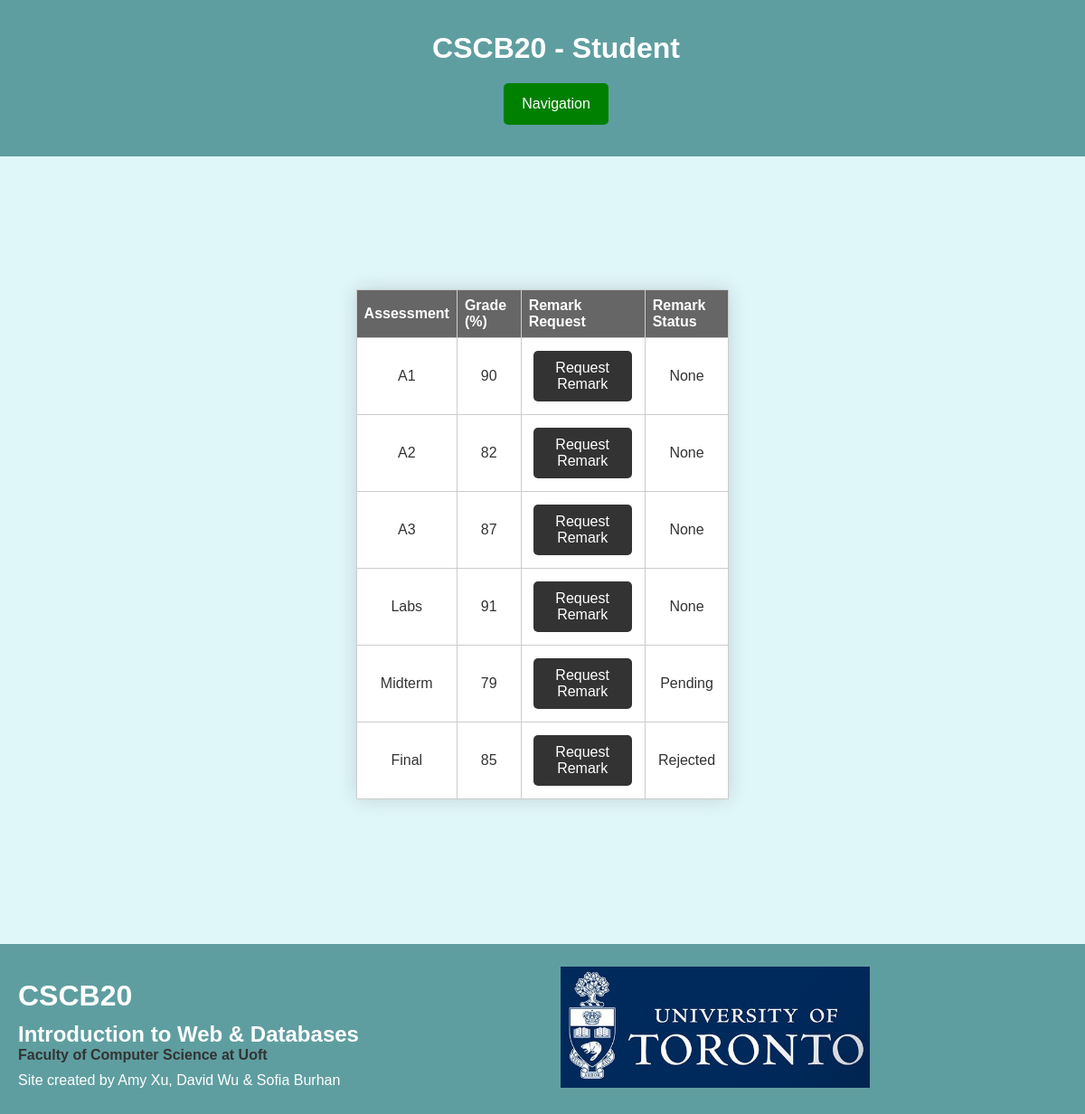
The app's page /student_grades (signed in) with its own data.
### app.py (models this page shows)
class Marks(db.Model):
    id = db.Column(db.Integer, primary_key=True)
    student_id = db.Column(db.Integer, db.ForeignKey('account.id'), nullable=False)
    assessment = db.Column(db.String(100), nullable=False)
    mark = db.Column(db.Integer)
    request_id = db.Column(db.Integer)
    request_status = db.Column(db.String(100))

### app.py (the view)
@app.route("/student_grades")
def student_grades():
    if 'user' not in session:
        flash("User not logged in", "danger")
        return redirect(url_for('login'))
    username = session.get('user')
    user = Account.query.filter_by(username=username['username']).first()
    if (user.accType != 'student'):
        flash("User is not an instructor", "danger")
        return redirect(url_for('homepage'))
    grades = Marks.query.filter_by(student_id=user.id).all()
    return render_template('student_grades.html', grades=grades, accType=user.accType)

### templates/student_grades.html (shortened to what this page needs)
<!DOCTYPE html>
<html lang="en">
<head>
    <link rel="stylesheet" href="../static/css/index.css">
</head>
  <body>
    {% extends "templatehome.html" %}
    {% block content %}
      <table class="grade-table" id="student-grades">
        <thead class ="row">
          <tr>
            <th>Assessment</th>
            <th>Grade (%)</th>
            <th>Remark Request</th>
            <th>Remark Status</th>
          </tr>
        </thead>
        <tbody>
          {% for grade in grades %}
            <tr>
              <td>{{ grade.assessment }}</td>
              <td>{{ grade.mark }}</td>
              <td><button class="button" onclick="toggleRequestForm(this, '{{ grade.id }}')">Request Remark</button></td>
              <td id="status-{{ grade.id }}">{{ grade.request_status }}</td>
            </tr>
          {% endfor %}
        </tbody>
      </table>
      {% endblock %}

### static/css/index.css (style rules this page uses)
body { display: flex; flex-direction: column; font-family: Arial, sans-serif; margin: 0; padding: 0; box-sizing: border-box; background-color: #E0F7FA; color: #333333; align-items: center; }
.button { background-color: #333; color: white; padding: 10px 20px; font-size: 16px; margin: 5%; border: none; border-radius: 5px; cursor: pointer; margin-left: 5px; text-decoration: none; }
.grade-table { border-collapse: collapse; margin: auto; font-size: 16px; max-width: 80%; box-shadow: 0 0 20px rgba(0, 0, 0, 0.15); }
.grade-table thead tr { background-color: gray; color: #ffffff; text-align: left; }
.grade-table th, .grade-table td { padding: 8px; }
.grade-table tbody tr { border-bottom: 1px solid #dddddd; background-color: white; }
table { width: 90%; margin: 20px auto; border-collapse: collapse; text-align: center; box-shadow: 0px 0px 10px rgba(0,0,0,0.1); background-color: white; }
th, td { padding: 12px; border: 1px solid #ccc; }
th { background-color: #666; color: white; }

### static/css/template.css (style rules this page uses)
* { margin: 0; }
body { display: flex; flex-direction: column; font-family: Arial, sans-serif; margin: 0; padding: 0; box-sizing: border-box; background-color: #E0F7FA; color: #333333; align-items: center; }

### records on screen
Marks: assessment "A1", mark "90", request_status "None"
Marks: assessment "A2", mark "82", request_status "None"
Marks: assessment "A3", mark "87", request_status "None"
Marks: assessment "Labs", mark "91", request_status "None"
Marks: assessment "Midterm", mark "79", request_status "Pending"
Marks: assessment "Final", mark "85", request_status "Rejected"
